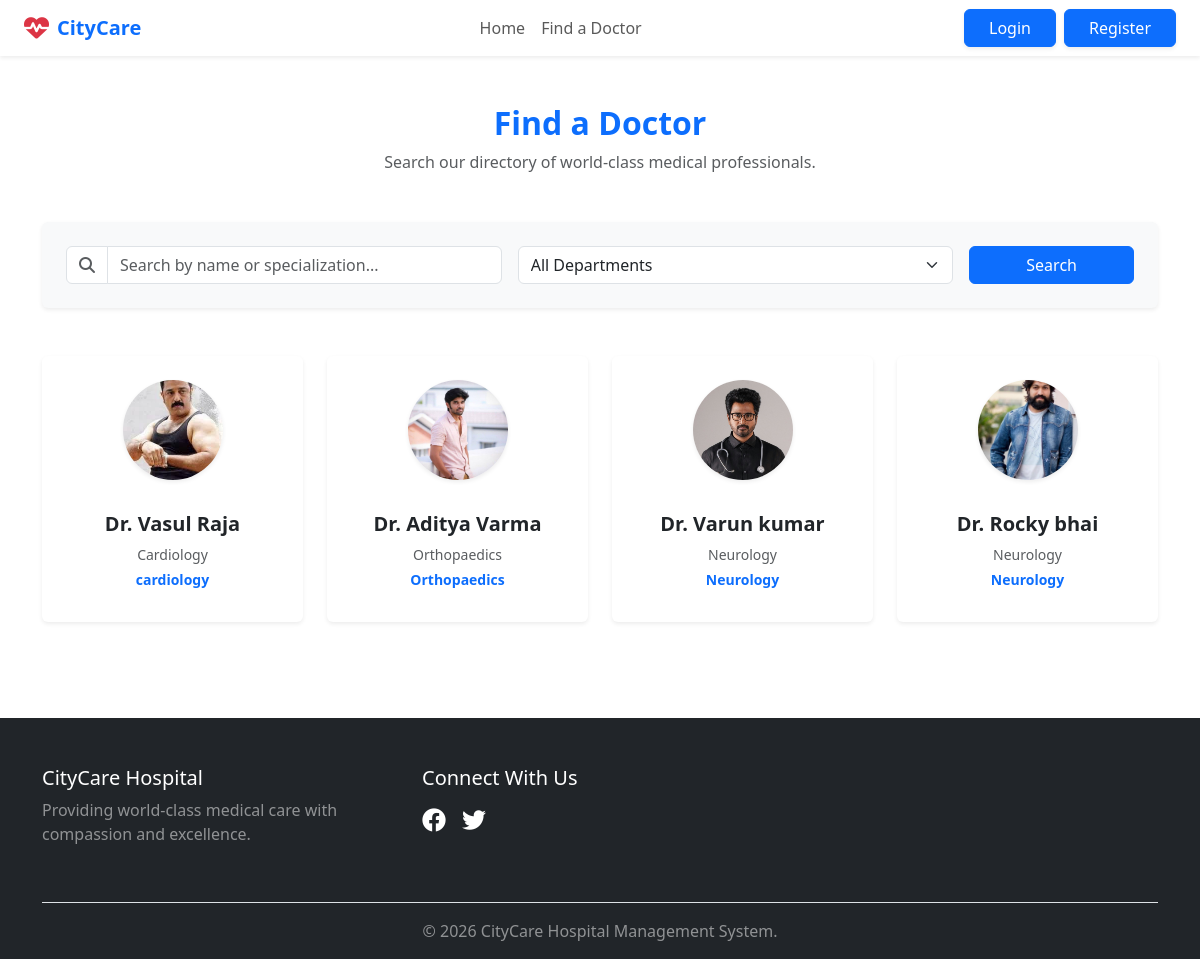
Page /doctors/list/ on the committed database.
### doctors/models.py (models this page shows, shortened)
class Doctor(models.Model):
    objects = None
    user = models.OneToOneField(settings.AUTH_USER_MODEL, on_delete=models.CASCADE)
    department = models.ForeignKey(Department, on_delete=models.SET_NULL, null=True, related_name='doctors')
    specialization = models.CharField(max_length=150)
    profile_picture = models.ImageField(upload_to='profile_pics/doctors/', null=True, blank=True)
    available_days = models.CharField(max_length=100, help_text="e.g., Mon, Wed, Fri")

### accounts/models.py (models this page shows, shortened)
class CustomUser(AbstractUser):
    is_admin = models.BooleanField(default=False)
    is_doctor = models.BooleanField(default=False)
    is_patient = models.BooleanField(default=False)

### core/models.py (models this page shows, shortened)
class Department(models.Model):
    name = models.CharField(max_length=100, unique=True)
    description = models.TextField(blank=True)
    icon = models.ImageField(upload_to='department_icons/', null=True, blank=True)

### doctors/views.py (the view, shortened to what this page needs)
# urls.py: path('list/', views.doctor_list, name='doctor_list'),
def doctor_list(request):
    doctors = Doctor.objects.all()
    departments = Department.objects.all()
    raw_search = request.GET.get('search', '')
    dept_filter = request.GET.get('department', '')
    if dept_filter:
        doctors = doctors.filter(department_id=dept_filter)
    context = {
        'doctors': doctors,
        'departments': departments,
        'search_query': raw_search,  # Keeps their original text in the search box
        'dept_filter': dept_filter,
    }
    return render(request, 'doctors/doctor_list.html', context)

### dashboard/context_processors.py (called while the page is built)
def user_notifications(request):
    if request.user.is_authenticated:
        unread_notifications = Notification.objects.filter(user=request.user, is_read=False).order_by('-created_at')
        return {
            'notifications': unread_notifications,
            'unread_count': unread_notifications.count()
        }
    return {'notifications': [], 'unread_count': 0}

### templates/doctors/doctor_list.html (shortened to what this page needs)
{% extends 'base.html' %}
{% block content %}
<div class="container py-5">
    <div class="text-center mb-5">
        <h2 class="fw-bold text-primary">Find a Doctor</h2>
        <p class="text-muted">Search our directory of world-class medical professionals.</p>
    </div>
    <div class="card shadow-sm border-0 bg-light mb-5">
        <div class="card-body p-4">
            <form method="GET" action="{% url 'doctor_list' %}" class="row g-3">
                <div class="col-md-5">
                    <div class="input-group">
                        <span class="input-group-text bg-white"><i class="fas fa-search text-muted"></i></span>
                        <input type="text" name="search" class="form-control" placeholder="Search by name or specialization..." value="{{ search_query }}">
                    </div>
                </div>
                <div class="col-md-5">
                    <select name="department" class="form-select">
                        <option value="">All Departments</option>
                    </select>
                </div>
                <div class="col-md-2 d-grid">
                    <button type="submit" class="btn btn-primary">Search</button>
                </div>
            </form>
        </div>
    </div>
    <div class="row g-4">
        {% for doctor in doctors %}
        <div class="col-lg-3 col-md-4 col-sm-6">
            <div class="card h-100 shadow-sm border-0 text-center pt-4 dept-card doctor-card-hover">
                {% if doctor.profile_picture %}
                    <img src="{{ doctor.profile_picture.url }}" class="rounded-circle mx-auto mb-3 shadow-sm" width="100" height="100" style="object-fit: cover;">
                {% else %}
                    <div class="rounded-circle bg-primary text-white mx-auto mb-3 d-flex align-items-center justify-content-center shadow-sm" style="width: 100px; height: 100px;">
                        <i class="fas fa-user-md fa-3x"></i>
                    </div>
                {% endif %}
                <div class="card-body pb-4">
                    <h5 class="card-title fw-bold">Dr. {{ doctor.user.get_full_name|default:doctor.user.username }}</h5>
                    <p class="text-muted small mb-1">{{ doctor.department.name|default:"General" }}</p>
                    <p class="text-primary small fw-bold mb-0">{{ doctor.specialization }}</p>
                </div>
            </div>
        </div>
        {% empty %}
        <div class="col-12 text-center py-5">
            <h4 class="text-muted"><i class="fas fa-search-minus fa-2x mb-3 d-block"></i>No doctors match your search criteria.</h4>
            <a href="{% url 'doctor_list' %}" class="btn btn-link">Clear Filters</a>
        </div>
        {% endfor %}
    </div>
</div>
{% endblock %}

### templates/base.html (shortened to what this page needs)
{% load static %}
<!DOCTYPE html>
<html lang="en">
<head>
    <link href="https://cdn.jsdelivr.net/npm/bootstrap@5.3.0/dist/css/bootstrap.min.css" rel="stylesheet">
    <link rel="stylesheet" href="https://cdnjs.cloudflare.com/ajax/libs/font-awesome/6.4.0/css/all.min.css">
    <link href="https://unpkg.com/aos@2.3.1/dist/aos.css" rel="stylesheet">
    <link rel="stylesheet" href="{% static 'css/style.css' %}">
</head>
<body>
    <nav class="navbar navbar-expand-lg navbar-light bg-white sticky-top shadow-sm">
        <div class="container-fluid px-4">
            <a class="navbar-brand fw-bold text-primary" href="/">
                <i class="fas fa-heartbeat fa-lg me-2 text-danger"></i>CityCare
            </a>
            <div class="collapse navbar-collapse" id="navbarNav">
                <ul class="navbar-nav mx-auto">
                    <li class="nav-item"><a class="nav-link" href="/">Home</a></li>
                    <li class="nav-item"><a class="nav-link" href="{% url 'doctor_list' %}">Find a Doctor</a></li>
                </ul>
                <div class="d-flex align-items-center">
                    {% if user.is_authenticated %}
                        <div class="dropdown me-3">
                            <a href="#" class="text-secondary position-relative text-decoration-none" data-bs-toggle="dropdown">
                                <i class="fas fa-bell fa-lg"></i>
                                {% if unread_count > 0 %}
                                    <span class="position-absolute top-0 start-100 translate-middle badge rounded-pill bg-danger" style="font-size: 0.65rem;">
                                        {{ unread_count }}
                                    </span>
                                {% endif %}
                            </a>
                            <ul class="dropdown-menu dropdown-menu-end shadow border-0" style="width: 320px;">
                                <li class="dropdown-header d-flex justify-content-between align-items-center">
                                    <span class="fw-bold text-dark">Notifications</span>
                                    {% if unread_count > 0 %}
                                        <a href="{% url 'mark_notifications_read' %}" class="text-primary small">Mark all read</a>
                                    {% endif %}
                                </li>
                                <li><hr class="dropdown-divider"></li>
                                {% for notif in notifications %}
                                    <li><div class="dropdown-item py-2 small border-bottom">{{ notif.message }}</div></li>
                                {% empty %}
                                    <li><span class="dropdown-item text-muted small py-3 text-center">No new notifications.</span></li>
                                {% endfor %}
                            </ul>
                        </div>
                        <a href="{% url 'logout' %}" class="btn btn-danger me-2 btn-sm px-3 shadow-sm">Logout</a>
                        {% if user.is_admin or user.is_superuser %}
                            <a href="{% url 'admin_dashboard' %}" class="btn btn-primary btn-sm">Admin Panel</a>
                        {% elif user.is_doctor %}
                            <a href="{% url 'doctor_dashboard' %}" class="btn btn-primary btn-sm">Doctor Panel</a>
                        {% else %}
                            <a href="{% url 'patient_dashboard' %}" class="btn btn-primary btn-sm">My Portal</a>
                        {% endif %}
                    {% else %}
                        <a href="{% url 'login' %}" class="btn btn-primary me-2 px-4 shadow-sm">Login</a>
                        <a href="{% url 'register' %}" class="btn btn-primary px-4 shadow-sm">Register</a>
                    {% endif %}
                </div>
            </div>
        </div>
    </nav>
    <main>
        {% block content %}
        {% endblock %}
    </main>
    <footer class="bg-dark text-white pt-5 pb-3 mt-5">
        <div class="container">
            <div class="row">
                <div class="col-md-4 mb-3">
                    <h5>CityCare Hospital</h5>
                    <p class="text-white-50">Providing world-class medical care with compassion and excellence.</p>
                </div>
                <div class="col-md-4 mb-3">
                    <h5>Connect With Us</h5>
                    <div class="d-flex gap-3 mt-3">
                        <a href="#" class="text-white h4 text-decoration-none"><i class="fab fa-facebook"></i></a>
                        <a href="#" class="text-white h4 text-decoration-none"><i class="fab fa-twitter"></i></a>
                    </div>
                </div>
            </div>
            <div class="text-center mt-4 text-white-50 border-top pt-3">
                &copy; 2026 CityCare Hospital Management System.
            </div>
        </div>
    </footer>
</body>
</html>

### templates/doctors/doctor_list.html (style rules this page uses)
.doctor-card-hover { transition: transform 0.3s ease, box-shadow 0.3s ease; }

### rows in the picture
Doctor: profile_picture (picture), user.get_full_name "Vasul Raja", department.name "Cardiology", specialization "cardiology"
Doctor: profile_picture (picture), user.get_full_name "Aditya Varma", department.name "Orthopaedics", specialization "Orthopaedics"
Doctor: profile_picture (picture), user.get_full_name "Varun kumar", department.name "Neurology", specialization "Neurology"
Doctor: profile_picture (picture), user.get_full_name "Rocky bhai", department.name "Neurology", specialization "Neurology"
